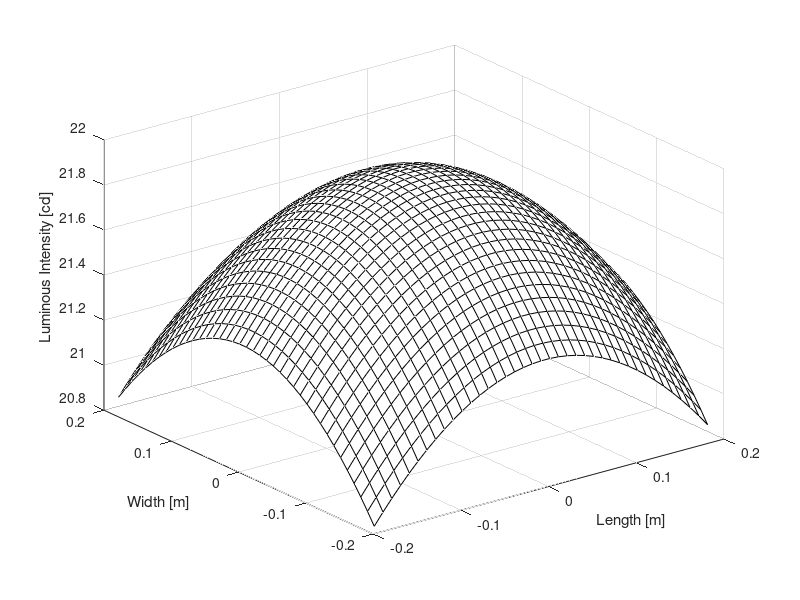
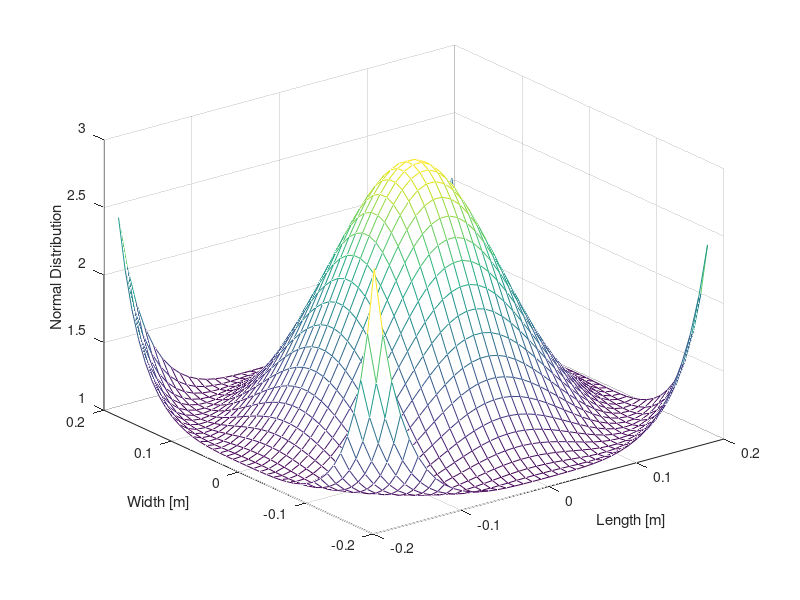

Recreate these plots in MATLAB, in order.
%coded by Xiao Long (University of Cambridge) and LC Png (Nanyang Technological University)

clear all 
clc

%---------------------ENTER PARAMETERS------------------------%
% Distance between tx and rx ( Meter )
heightLED = 1.48;
% Transmitter Semi-angle, angle of irradiance in half (Radian)
phi = (7.5*pi)/180;
%---------------------END OF PARAMETERS-----------------------%


% 3D Meshgrid X-axis and Y-axis %
radius = heightLED * tan(phi);
[X,Y] = meshgrid(-radius:0.01:radius); 

xydist = sqrt((X).^2 + (Y).^2);
hdist = sqrt(xydist.^2 + heightLED.^2);
% Incidence angles of receiver according to X-Y axis % 
incidence1 = atand(xydist.* heightLED ^(-1));
incidence = (incidence1*pi) /180;

% m is the order of Lambertian emission
m = -log(2)/log(cos(phi)); % Order of Lambertian emission %

% I0 is the center luminous intensity of an LED
I0 = 24;

% Dd is the distance btw LED and PD(meter)
Dd=1.48;

% the luminous intensity in angle
I=I0/cos(phi)^m;

%horizontal luminance
E_hor=I./hdist.^2.*cos(incidence);

%Plot 3D luminance
figure(1)
mesh(X,Y,E_hor,'EdgeColor','black')
xlabel('Length [m]')
ylabel('Width [m]')
zlabel('Luminous Intensity [cd]')

%Plot Normal distribution
mu = (max(max(E_hor))+(min(min(E_hor))))/2;
s = (max(max(X))-min(min(X)))/1;

f = (1./(s*sqrt(2*pi))) .* exp(((E_hor-mu).^2)./(2*(s.^2))); 
%f = normpdf(E_hor, mean, standarddev);
figure(2)
mesh(X,Y,f)

xlabel('Length [m]')
ylabel('Width [m]')
zlabel('Normal Distribution')

